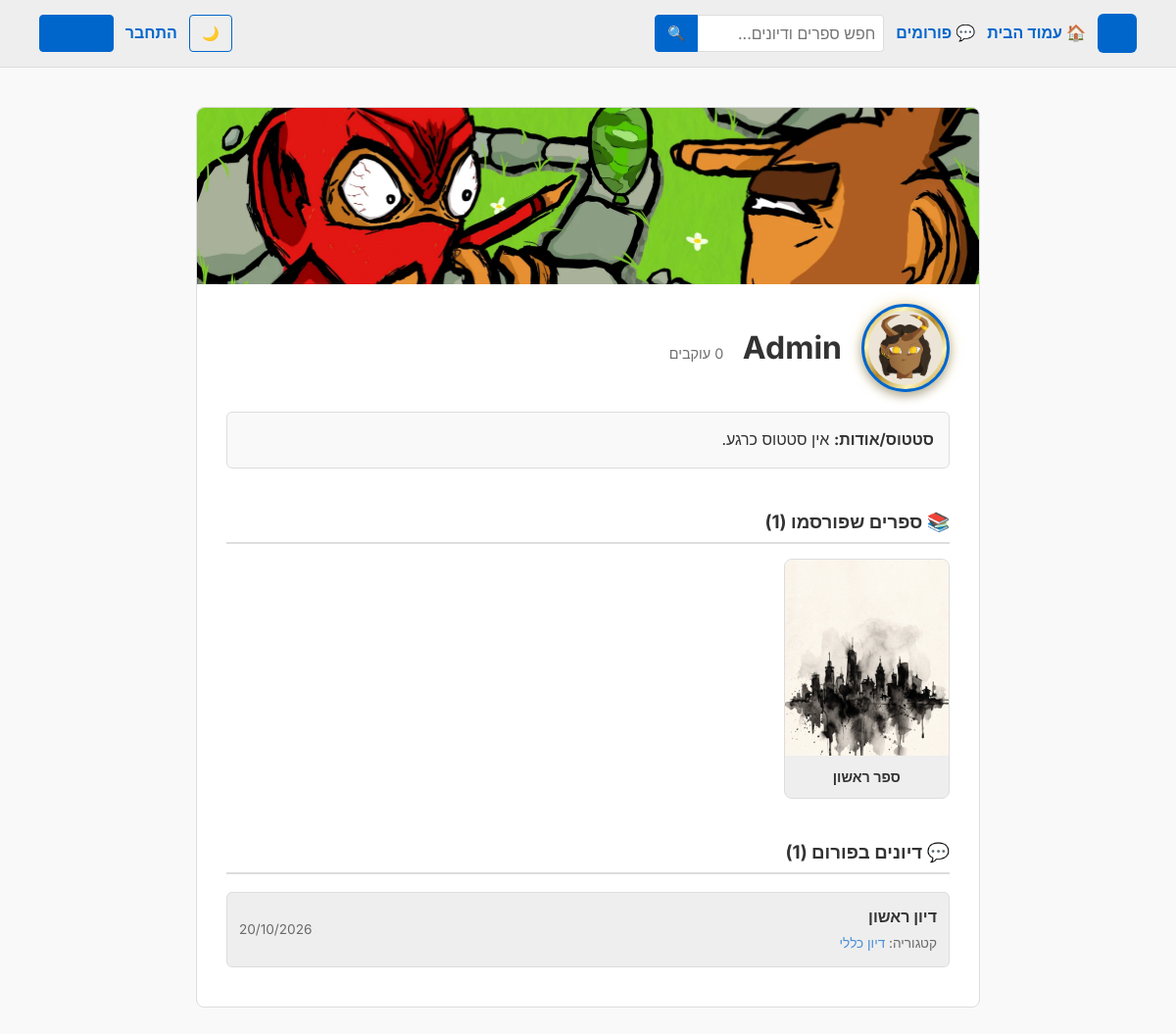
/user/Admin/, run on the app's committed database.
### books/models.py (models this page shows, shortened)
class Profile(models.Model):
    user = models.OneToOneField(User, on_delete=models.CASCADE)
    bio = models.TextField(max_length=500, blank=True, default='')
    avatar = models.ImageField(upload_to='avatars/', blank=True, null=True)
    banner = models.ImageField(upload_to='banners/', blank=True, null=True)
    followers = models.ManyToManyField(User, related_name='following', blank=True)
    last_active = models.DateTimeField(auto_now=True)
    custom_css = models.TextField(blank=True, null=True)
    verification_code = models.CharField(max_length=6, blank=True, null=True)
    verification_code_created_at = models.DateTimeField(blank=True, null=True)
    is_verified = models.BooleanField(default=False)

class Book(models.Model):
    title = models.CharField(max_length=200, verbose_name="כותרת הספר")
    summary = models.TextField(verbose_name="תקציר")
    author = models.ForeignKey(User, on_delete=models.CASCADE, related_name='books')
    created_at = models.DateTimeField(auto_now_add=True)
    updated_at = models.DateTimeField(auto_now=True)
    kudos = models.ManyToManyField(User, related_name='kudos_books', blank=True)
    cover = models.ImageField(upload_to='covers/', blank=True, null=True, verbose_name="כריכת הספר")
    STATUS_CHOICES = (
        ('draft', 'טיוטה (מוסתר)'),
        ('published', 'מפורסם (גלוי לכולם)'),
    )
    status = models.CharField(max_length=15, choices=STATUS_CHOICES, default='draft')

class Thread(models.Model):
    category = models.ForeignKey(
        Category, on_delete=models.CASCADE, related_name='threads'
    )
    title = models.CharField(max_length=200, verbose_name="כותרת הדיון")
    author = models.ForeignKey(
        User, on_delete=models.CASCADE, related_name='threads'
    )
    created_at = models.DateTimeField(auto_now_add=True)
    updated_at = models.DateTimeField(auto_now=True)
    class Meta:
        ordering = ['-updated_at']  # דיונים שהגיבו בהם לאחרונה יקפצו למעלה

class Category(models.Model):
    name = models.CharField(max_length=100, verbose_name="שם הקטגוריה")
    description = models.TextField(blank=True, verbose_name="תיאור הקטגוריה")
    class Meta:
        verbose_name_plural = "Categories"

### books/views.py (the view)
# urls.py: path('user/<str:username>/', views.profile_detail, name='profile_detail'),
def profile_detail(request, username):
    profile_user = get_object_or_404(User, username=username)
    profile, created = Profile.objects.get_or_create(user=profile_user)
    if request.user == profile_user:
        user_books = Book.objects.filter(author=profile_user)
    else:
        user_books = Book.objects.filter(author=profile_user, status='published')
    user_threads = Thread.objects.filter(author=profile_user).order_by('-created_at')
    return render(request, 'books/profile_detail.html', {
        'profile_user': profile_user,
        'profile': profile,
        'user_books': user_books,
        'user_threads': user_threads,
    })

### books/context_processors.py (called while the page is built)
def unread_notifications(request):
    if request.user.is_authenticated:
        count = request.user.notifications.filter(is_read=False).count()
        return {'unread_notifications_count': count}
    return {'unread_notifications_count': 0}

### books/templates/books/profile_detail.html (shortened to what this page needs)
{% extends 'books/base.html' %}
{% load static %}
{% block content %}
<div id="custom-profile-area" class="container">
    {% if profile.banner %}
        <div style="height: 180px; background-image: url('{{ profile.banner.url }}'); background-size: cover; background-position: center; border-radius: 8px 8px 0 0; margin: -30px -30px 20px -30px;"></div>
    {% endif %}
    <div style="display: flex; align-items: center; gap: 20px; margin-top: 15px;">
        {% if profile.avatar %}
            <img src="{{ profile.avatar.url }}" alt="Avatar" style="width: 90px; height: 90px; border-radius: 50%; object-fit: cover; border: 3px solid var(--link-color);">
        {% else %}
            <div style="width: 90px; height: 90px; border-radius: 50%; background: var(--link-color); color: white; display: flex; align-items: center; justify-content: center; font-size: 2em; font-weight: bold; border: 3px solid var(--border-color);">
                {{ profile_user.username|make_list|first|upper }}
            </div>
        {% endif %}
        <div>
            <h1 style="margin: 0; display: inline-block;">{{ profile_user.username }}</h1>
            <span style="font-size: 0.9em; opacity: 0.7; margin-right: 15px;">{{ profile.followers.count }} עוקבים</span>
        </div>
    </div>
    <div style="margin-top: 20px; padding: 15px; background: var(--bg-color); border-radius: 6px; border: 1px solid var(--border-color);">
        <p style="margin: 0;"><strong>סטטוס/אודות:</strong> {{ profile.bio|default:"אין סטטוס כרגע." }}</p>
    </div>
    <div class="profile-section">
        <div style="display: flex; justify-content: space-between; align-items: center; border-bottom: 2px solid var(--border-color); padding-bottom: 5px;">
            <h3 style="margin: 0;">📚 ספרים שפורסמו ({{ user_books.count }})</h3>
        </div>
        <div class="grid-container">
            {% for book in user_books %}
                <div class="book-card">
                    <a href="{% url 'book_detail' book.id %}">
                        {% if book.cover %}
                            <img src="{{ book.cover.url }}" class="book-cover" alt="{{ book.title }}">
                        {% else %}
                            <img src="{% static 'inkcity/cover-default.png' %}" class="book-cover" alt="Cover placeholder">
                        {% endif %}
                    </a>
                    <div class="book-info">
                        <a href="{% url 'book_detail' book.id %}" class="book-title">{{ book.title }}</a>
                    </div>
                </div>
            {% empty %}
                <p style="grid-column: 1 / -1; opacity: 0.7; margin-top: 15px;">המשתמש טרם פרסם ספרים.</p>
            {% endfor %}
        </div>
    </div>
    <div class="profile-section">
        <h3 style="border-bottom: 2px solid var(--border-color); padding-bottom: 5px;">💬 דיונים בפורום ({{ user_threads.count }})</h3>
        <div class="thread-list">
            {% for thread in user_threads %}
                <div class="thread-item">
                    <div>
                        <a href="{% url 'thread_detail' thread.id %}" class="thread-title">{{ thread.title }}</a>
                        <div class="thread-meta">קטגוריה: <a href="{% url 'category_detail' thread.category.id %}">{{ thread.category.name }}</a></div>
                    </div>
                    <div class="thread-meta">{{ thread.created_at|date:"d/m/Y" }}</div>
                </div>
            {% empty %}
                <p style="opacity: 0.7;">המשתמש טרם פתח דיונים בפורום.</p>
            {% endfor %}
        </div>
    </div>
</div>
{% endblock %}

### static/css/inkcity.css (style rules this page uses)
*, *::before, *::after { box-sizing: border-box; }
body { margin: 0; padding: 0; background: var(--bg-color); color: var(--text-color); font-family: 'Inter', Arial, Helvetica, sans-serif; font-size: 16px; line-height: 1.6; transition: background-color 0.3s, color 0.3s; }
img { max-width: 100%; height: auto; }
a { color: var(--link-color); text-decoration: none; }
.book-title, .thread-title, .profile-name { color: var(--text-color); text-decoration: none; font-weight: 600; }
.container { background-color: var(--container-bg); padding: 30px; border-radius: 8px; border: 1px solid var(--border-color); max-width: 800px; margin: 40px auto; }

### books/templates/books/base.html (style rules this page uses)
:root { --bg-color: #f9f9f9; --text-color: #333333; --container-bg: #ffffff; --border-color: #dddddd; --link-color: #0066cc; --nav-bg: #eeeeee; --input-bg: #ffffff; }

### books/templates/books/profile_detail.html (style rules this page uses)
.profile-section { margin-top: 40px; }
.grid-container { display: grid; grid-template-columns: repeat(auto-fill, minmax(140px, 1fr)); gap: 20px; margin-top: 15px; }
.book-card { background: var(--nav-bg); border: 1px solid var(--border-color); border-radius: 8px; overflow: hidden; display: flex; flex-direction: column; text-align: center; position: relative; }
.book-cover { width: 100%; height: 200px; object-fit: cover; background: var(--nav-bg); display: flex; align-items: center; justify-content: center; color: var(--text-color); }
.book-info { padding: 10px; }
.book-title { font-weight: bold; font-size: 0.9em; display: block; white-space: nowrap; overflow: hidden; text-overflow: ellipsis; }
.thread-list { margin-top: 15px; }
.thread-item { padding: 12px; border: 1px solid var(--border-color); border-radius: 6px; margin-bottom: 10px; background: var(--nav-bg); display: flex; justify-content: space-between; align-items: center; }
.thread-title { font-weight: bold; font-size: 1em; margin-bottom: 3px; display: block; }
.thread-meta { font-size: 0.85em; opacity: 0.7; }

### data on the page
Profile: banner (picture), avatar (picture), bio "אין סטטוס כרגע."
Book: cover (picture), title "ספר ראשון"
Thread: title "דיון ראשון", category.name "דיון כללי", created_at "20/10/2026"

### other printed values
{{ profile_user.username }} "Admin"
{{ user_books.count }} "1"
{{ user_threads.count }} "1"
